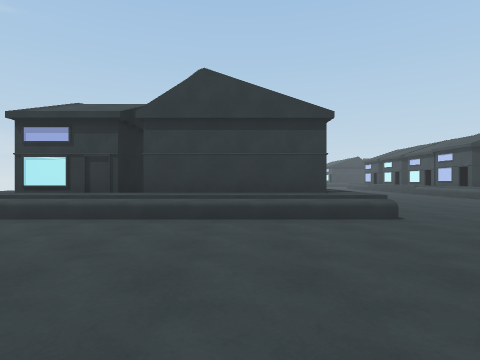
[1] (above)

24 first-person views from a walk through a 3-D level made in the Unity game engine. The camera is 1.3 m above the floor, looks level and sees 80° across. The floor is counted in squares, 2 m on a side. Each view is taken from the middle of a square. On the plan, view 1 faces up. The plan holds only what a view shows up to about 9 squares ahead; the rest is blank. The place goes on beyond the plan.

[2]
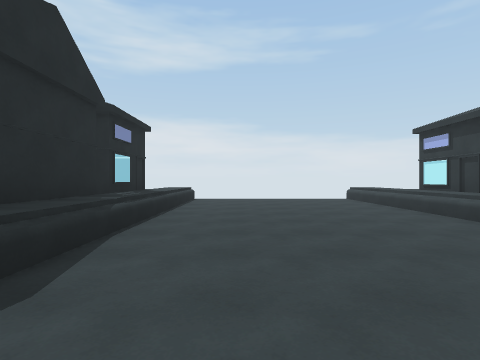

[3]
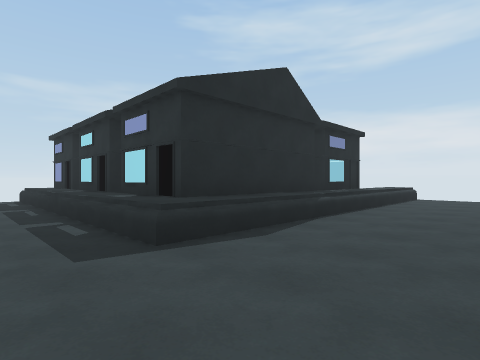

[4]
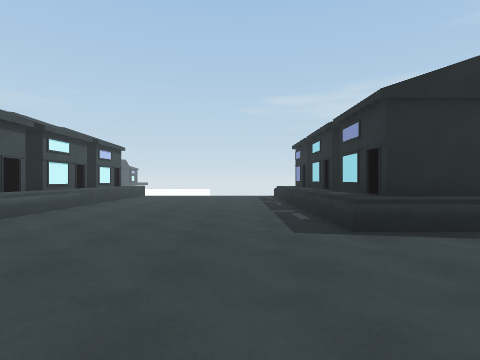

[5]
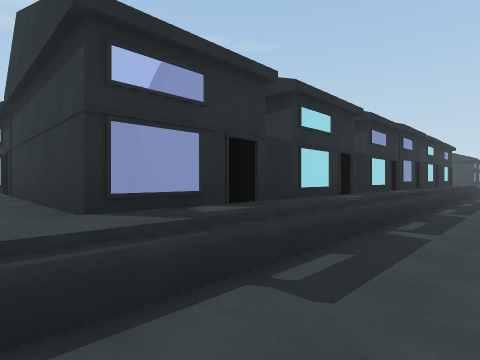

[6]
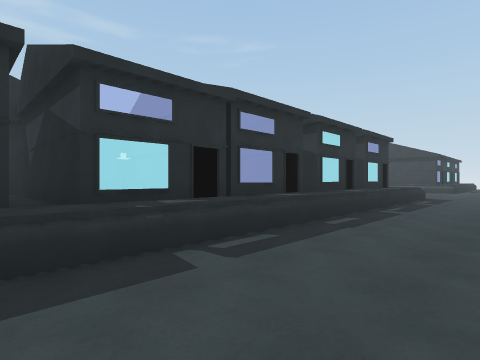

[7]
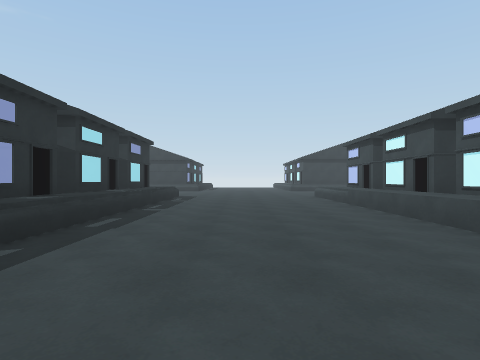

[8]
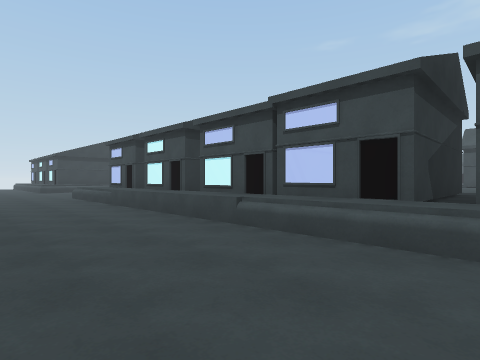

[9]
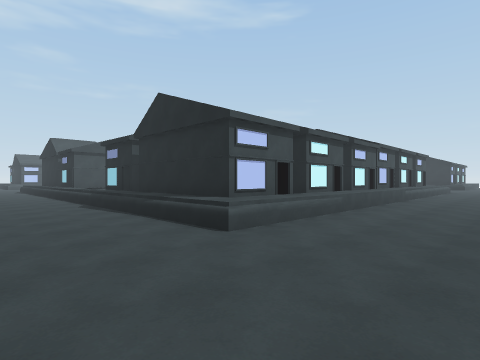

[10]
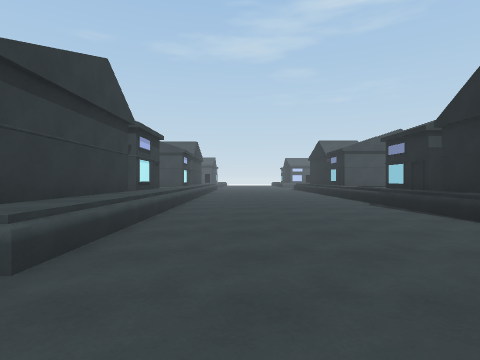

[11]
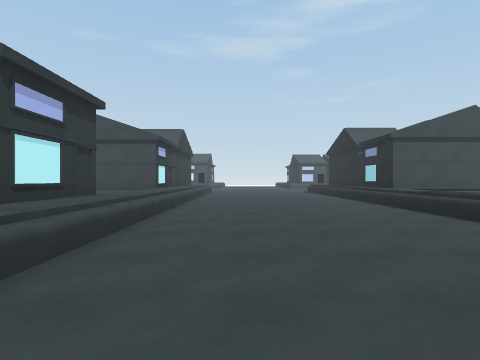

[12]
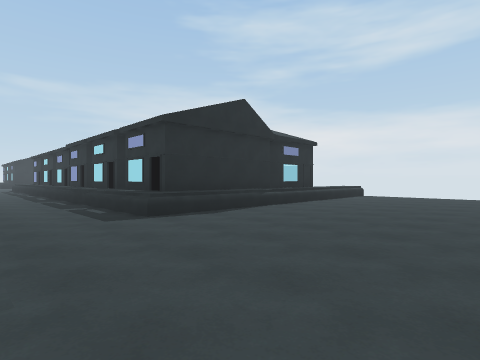

[13]
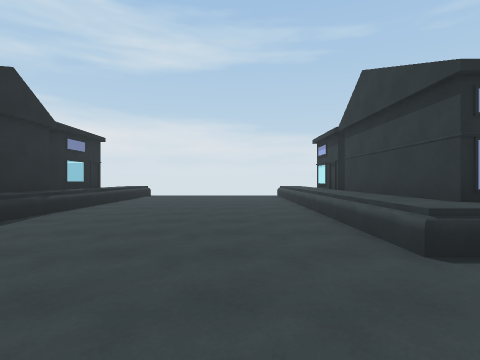

[14]
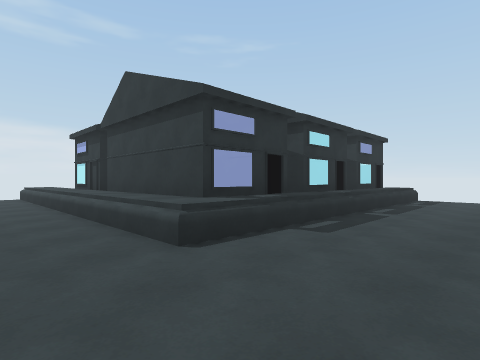

[15]
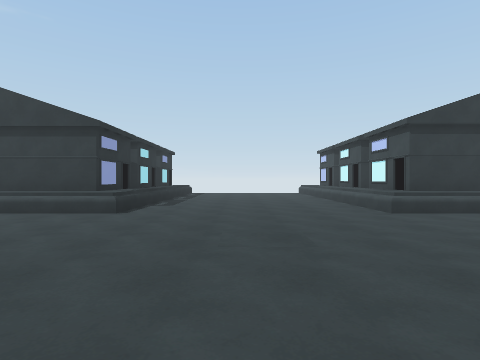

[16]
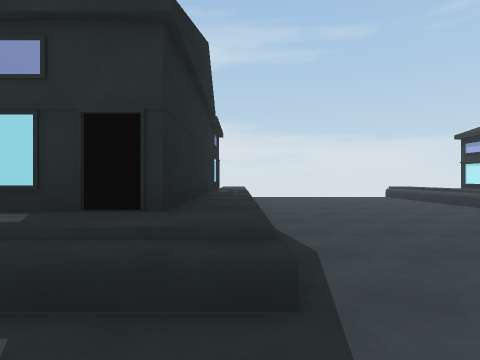

[17]
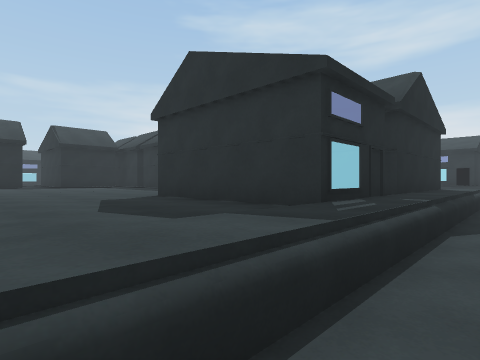

[18]
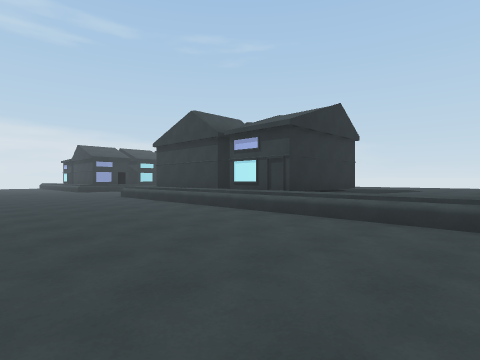

[19]
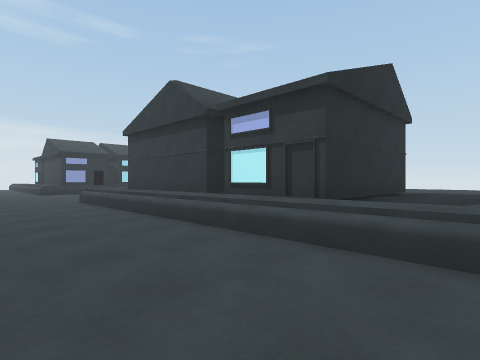

[20]
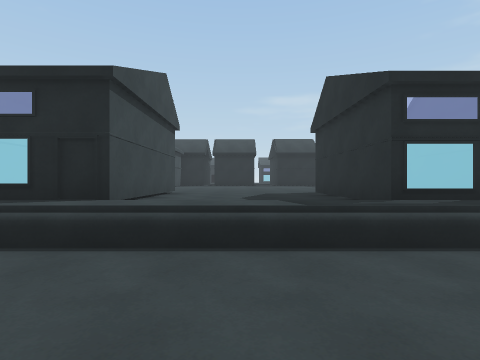

[21]
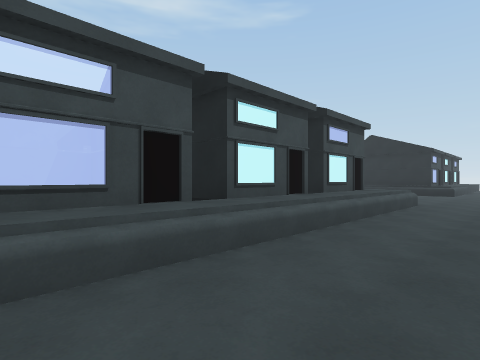

[22]
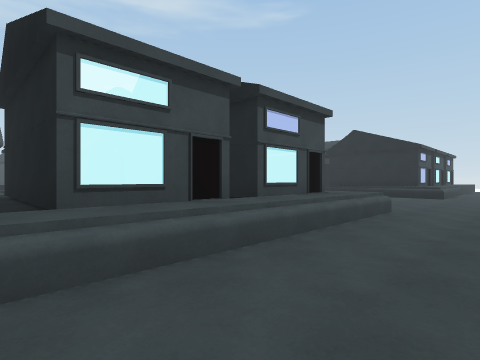

[23]
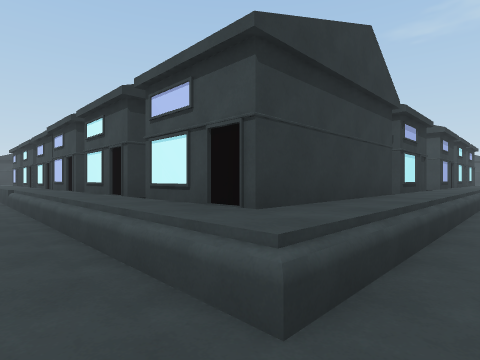

[24]
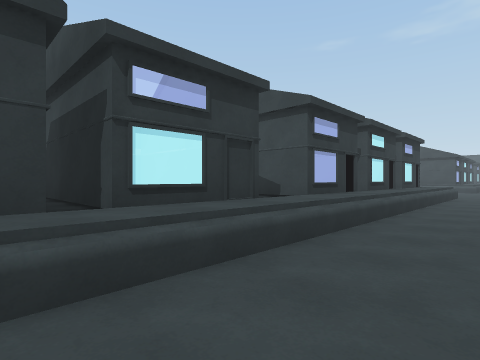

### Floor plan
Key: @ floor where view 1 was taken; # wall or solid block; . floor; / step, stairs or slope; = window, fence, low wall or low ledge; ^ raised ledge.
Columns run from 6 left of view 1 to 19 right of it. Each row starts with its distance up from view 1.
 29         #.....^#   # ^^^^#
 28  ^######^.....^#^^^#^#^^^#
 27 ^^^^^^^^^.....^^^^^^^^^^^^
 26 ..........................
 25 ..........................
 24 .........../..............
 23  .........................
 22  .........................
 21  ^^^^^^^^.....^^^^^^^^^^^^
 20  ^###^^^#.....^#######^^^#
 19         ^.....^### ###^^^^
 18       ##^.....^^######^^^^
 17         #.....^#   ###^^^#
 16        ^^.....^#     ^^^^^
 15       ^^#.....^##   ^^^^^^
 14         ^.....^##   ^^^^
 13     ####^.....^###  ^^^^
 12     #####.....^#   ^ ^^^
 11    ######.....^^===^^^^^
 10        ##.....^#^^^^
  9        #^.....^#   # #
  8     ####^.....^^#### ^
  7 ^^  #####.....^#^  # ^^^^
  6  ^######^.....^#^^^#^#^^##
  5 ^^^^^^^^^..  .^^^^^^^^^^^^
  4 ...........  .............
  3 ...........  ..   ......
  2 .........../ ...
  1 ................
  0 ......@........
 -1 ^^^^^^^^^.....^
 -2  ^^^#^^^#.....^
 -3         ^.....^#
 -4        #^.....^^
 -5         #.....^#
 -6        ^#.....^#
 -7         #.
 -8         ^.
 -9         ^

Positions as (right, up) in squares from view 1, and headings:
1: (0, 0), facing up
2: (3, 1), facing left
3: (4, 2), facing down-left
4: (4, 3), facing down
5: (4, 5), facing up-left
6: (5, 10), facing up-left
7: (5, 10), facing up
8: (5, 10), facing up-right
9: (5, 24), facing down-right
10: (6, 25), facing right
11: (10, 25), facing right
12: (5, 26), facing down-left
13: (5, 25), facing left
14: (5, 25), facing up-left
15: (5, 21), facing up
16: (4, 21), facing left
17: (18, 22), facing down-left
18: (19, 22), facing up-left
19: (17, 24), facing up-left
20: (17, 24), facing down
21: (6, 13), facing down-right
22: (6, 11), facing down-right
23: (7, 4), facing up-right
24: (12, 3), facing up-right
